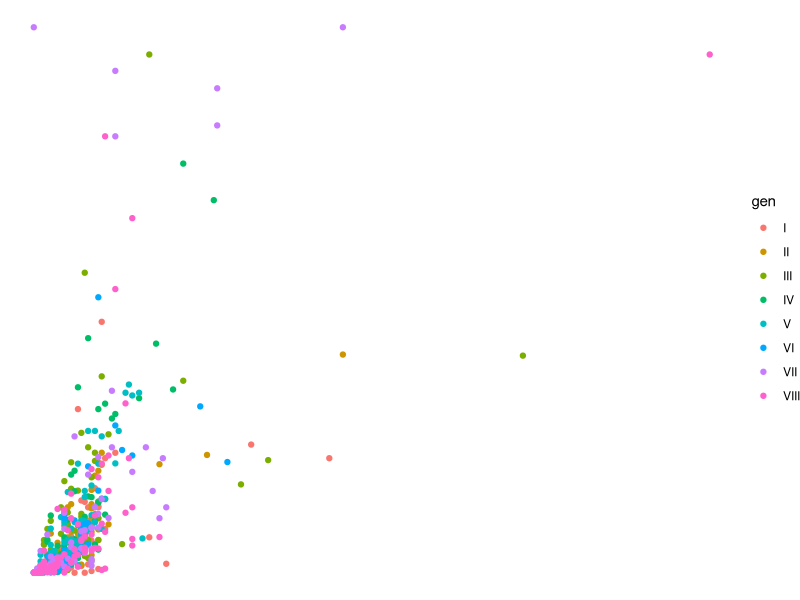

Reproduce this figure in R.
library(here)
library(tidyverse)
library(ggplot2)

pokemon <- read_csv(here("data", "pokemon.csv"))

ggplot(pokemon, aes(x = height_m, y = weight_kg, color = gen)) +
  geom_point() +
  theme_void()
